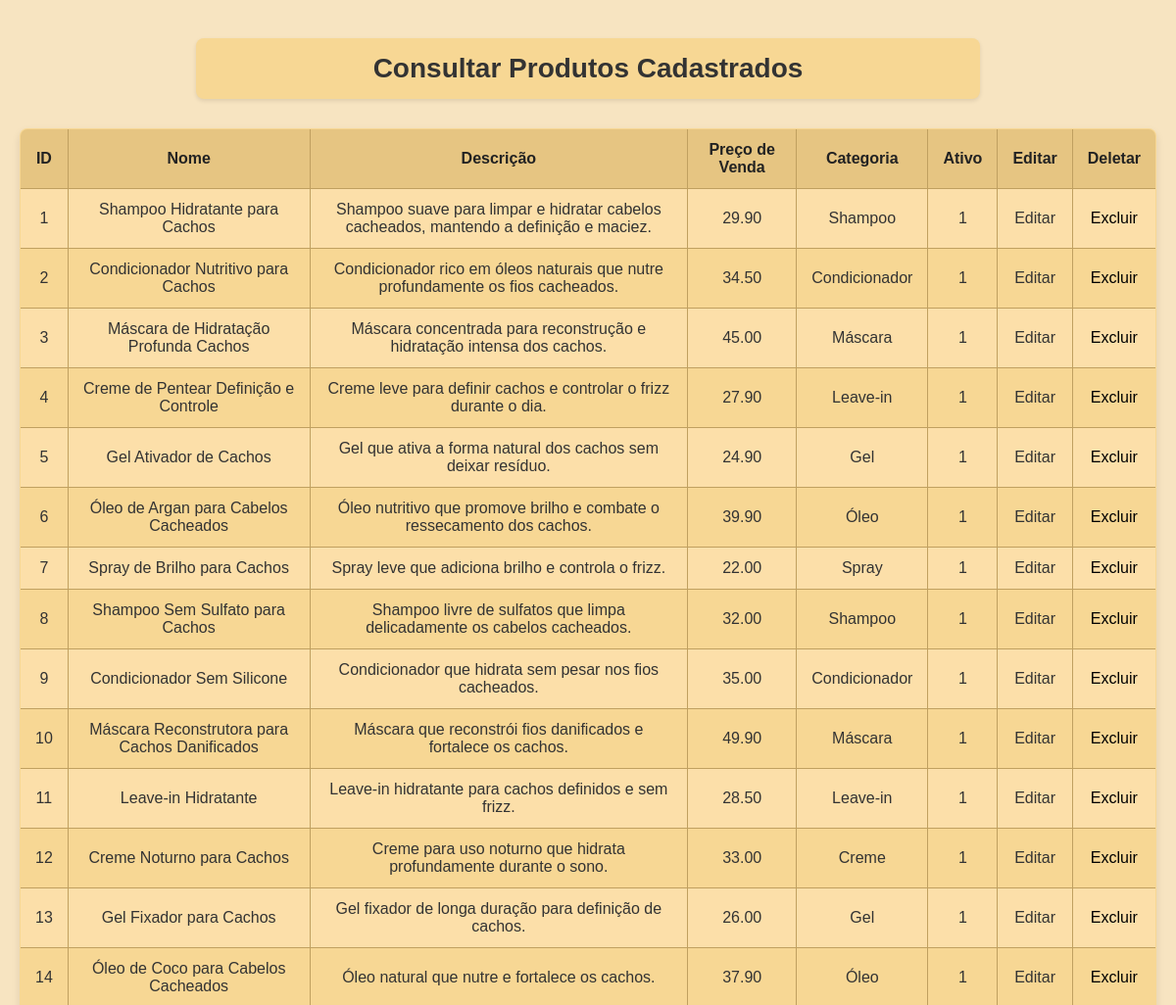
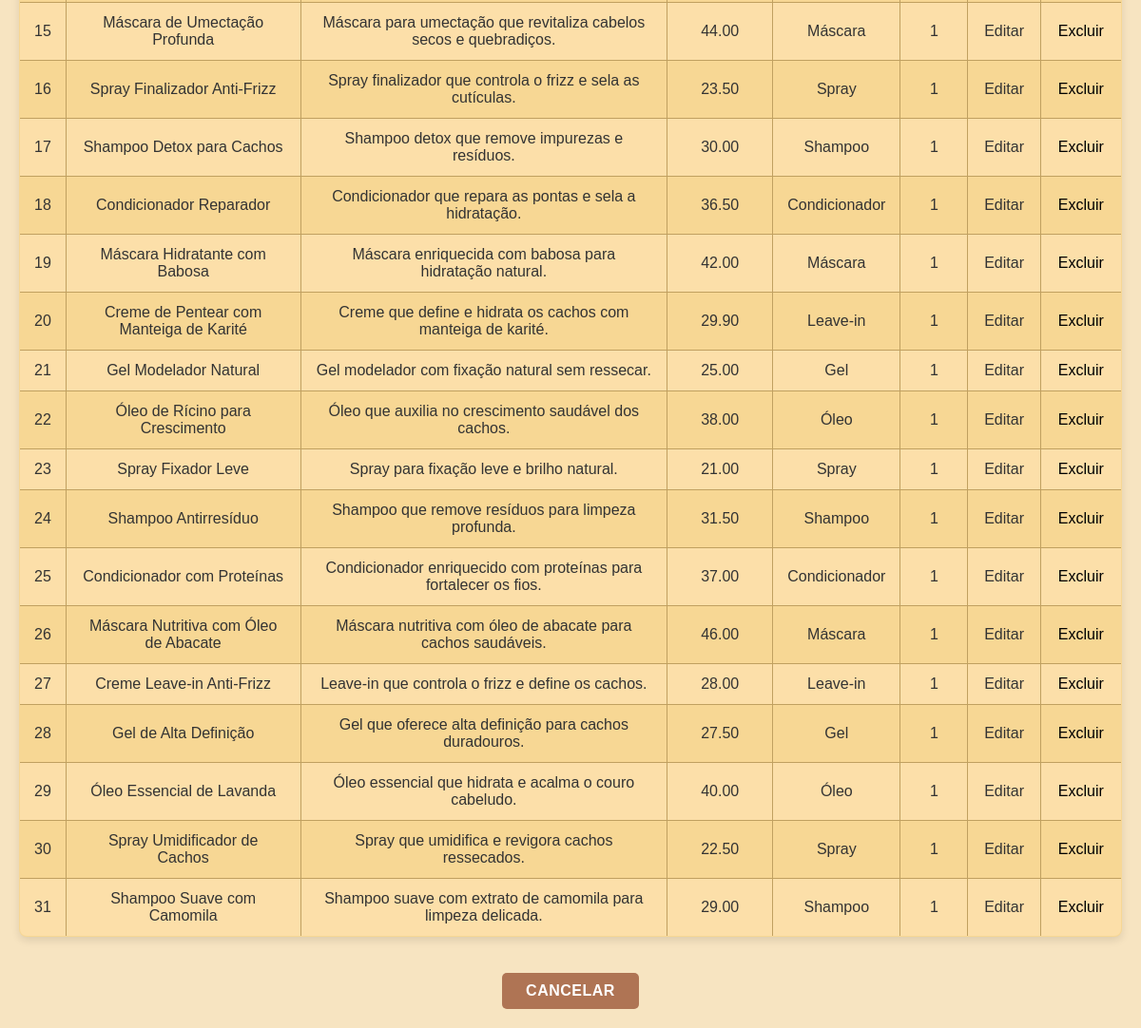
The app's page /Produto_Serviço/FormConsultarProduto.php with its own data (2 pictures, top to bottom).
### tables this page shows
CREATE TABLE IF NOT EXISTS `tb_produtos` (
  `id_produtos` INT NOT NULL AUTO_INCREMENT,
  `nome` VARCHAR(100) NOT NULL,
  `descricao` TEXT NOT NULL,
  `preco_venda` DECIMAL(10,2) NOT NULL,
  `categoria` VARCHAR(50) NOT NULL,
  `ativo` TINYINT(1) NOT NULL DEFAULT 1,
  PRIMARY KEY (`id_produtos`)
);

### Produto_Serviço/FormConsultarProduto.php (the view, shortened to what this page needs)
<!DOCTYPE html>
<html>
    <head>
        <link type="text/css" rel="stylesheet" href="../css/consultar.css">
    </head>
     <body>
                <h1>Consultar Produtos Cadastrados</h1>
                <table
                   width="100%"
                   border="1"
                   bordercolor="black"
                   cellspacing="2"
                   cellpadding="5"
                   >
                    <tr>
                        <td align="center"> <strong>ID</strong></td>
                        <td align="center"> <strong>Nome</strong></td>
                        <td align="center"> <strong>Descrição</strong></td>
                        <td align="center"> <strong>Preço de Venda</strong></td>
                        <td align="center"> <strong>Categoria</strong></td>
                        <td align="center"> <strong>Ativo</strong></td>
                        <td width="10"> <strong>Editar</strong></td>
                        <td width="10"> <strong>Deletar</strong></td>
                    </tr>
                    <?php
                        include("../conectarbd.php");
                        $selecionar= mysqli_query($conn, "SELECT * FROM tb_produtos");
                        while ($campo= mysqli_fetch_array($selecionar)){?>
                            <tr>
                                <td align="center"><?=$campo["id_produtos"]?></td>
                                <td align="center"><?=$campo["nome"]?></td>
                                <td align="center"><?=$campo["descricao"]?></td>
                                <td align="center"><?=$campo["preco_venda"]?></td>
                                <td align="center"><?=$campo["categoria"]?></td>
                                <td align="center"><?=$campo["ativo"]?></td>
                                <td align="center" ><ahref="FormEditarProduto.php?editarid=<?php echo $campo ['id_produtos'];?>">Editar</a></td>
                                <td align="center"><a href="ExcluirProduto.php?p=excluir&produto=<?php echo $campo['id_produtos'];?>">Excluir</a></td>
                            </tr>
                    <?php }?>
                </table><br>
                    <a href="../index.php"><input type="button" class="botoes" value="Cancelar"/></a>
    </body>
</html>

### css/consultar.css (style rules this page uses)
body { font-family: sans-serif; background-color: #f7e4c1; display: flex; flex-direction: column; align-items: center; min-height: 100vh; margin: 0; padding: 20px; box-sizing: border-box; }
h1 { text-align: center; color: #333; margin-bottom: 30px; font-size: 28px; padding: 15px 30px; background-color: #f7d794; border-radius: 8px; box-shadow: 0 2px 4px rgba(0, 0, 0, 0.1); max-width: 800px; width: 100%; box-sizing: border-box; }
table { background-color: #f7d794; border-collapse: collapse; margin-bottom: 20px; border: 1px solid #c0a060; border-radius: 8px; overflow: hidden; box-shadow: 0 4px 8px rgba(0, 0, 0, 0.1); }
table tr:first-child { background-color: #e6c582; }
table th, table td { padding: 12px 15px; text-align: center; border: 1px solid #c0a060; color: #333; }
table strong { color: #222; }
table tr:nth-child(even) { background-color: #fcdfa9; }
a { color: #000000; text-decoration: none; transition: color 0.2s; }
.botoes { background-color: #af7454; color: #ffffff; padding: 10px 25px; border: none; border-radius: 5px; cursor: pointer; font-size: 16px; transition: background-color 0.3s, border-color 0.3s, box-shadow 0.2s; text-transform: uppercase; font-weight: bold; letter-spacing: 0.5px; }

### records on screen
tb_produtos: id_produtos "1", nome "Shampoo Hidratante para Cachos", descricao "Shampoo suave para limpar e hidratar cabelos cacheados, mantendo a definição e maciez.", preco_venda "29.90", categoria "Shampoo", ativo "1"
tb_produtos: id_produtos "2", nome "Condicionador Nutritivo para Cachos", descricao "Condicionador rico em óleos naturais que nutre profundamente os fios cacheados.", preco_venda "34.50", categoria "Condicionador", ativo "1"
tb_produtos: id_produtos "3", nome "Máscara de Hidratação Profunda Cachos", descricao "Máscara concentrada para reconstrução e hidratação intensa dos cachos.", preco_venda "45.00", categoria "Máscara", ativo "1"
tb_produtos: id_produtos "4", nome "Creme de Pentear Definição e Controle", descricao "Creme leve para definir cachos e controlar o frizz durante o dia.", preco_venda "27.90", categoria "Leave-in", ativo "1"
tb_produtos: id_produtos "5", nome "Gel Ativador de Cachos", descricao "Gel que ativa a forma natural dos cachos sem deixar resíduo.", preco_venda "24.90", categoria "Gel", ativo "1"
tb_produtos: id_produtos "6", nome "Óleo de Argan para Cabelos Cacheados", descricao "Óleo nutritivo que promove brilho e combate o ressecamento dos cachos.", preco_venda "39.90", categoria "Óleo", ativo "1"
tb_produtos: id_produtos "7", nome "Spray de Brilho para Cachos", descricao "Spray leve que adiciona brilho e controla o frizz.", preco_venda "22.00", categoria "Spray", ativo "1"
tb_produtos: id_produtos "8", nome "Shampoo Sem Sulfato para Cachos", descricao "Shampoo livre de sulfatos que limpa delicadamente os cabelos cacheados.", preco_venda "32.00", categoria "Shampoo", ativo "1"
tb_produtos: id_produtos "9", nome "Condicionador Sem Silicone", descricao "Condicionador que hidrata sem pesar nos fios cacheados.", preco_venda "35.00", categoria "Condicionador", ativo "1"
tb_produtos: id_produtos "10", nome "Máscara Reconstrutora para Cachos Danificados", descricao "Máscara que reconstrói fios danificados e fortalece os cachos.", preco_venda "49.90", categoria "Máscara", ativo "1"
tb_produtos: id_produtos "11", nome "Leave-in Hidratante", descricao "Leave-in hidratante para cachos definidos e sem frizz.", preco_venda "28.50", categoria "Leave-in", ativo "1"
tb_produtos: id_produtos "12", nome "Creme Noturno para Cachos", descricao "Creme para uso noturno que hidrata profundamente durante o sono.", preco_venda "33.00", categoria "Creme", ativo "1"
tb_produtos: id_produtos "13", nome "Gel Fixador para Cachos", descricao "Gel fixador de longa duração para definição de cachos.", preco_venda "26.00", categoria "Gel", ativo "1"
tb_produtos: id_produtos "14", nome "Óleo de Coco para Cabelos Cacheados", descricao "Óleo natural que nutre e fortalece os cachos.", preco_venda "37.90", categoria "Óleo", ativo "1"
tb_produtos: id_produtos "15", nome "Máscara de Umectação Profunda", descricao "Máscara para umectação que revitaliza cabelos secos e quebradiços.", preco_venda "44.00", categoria "Máscara", ativo "1"
tb_produtos: id_produtos "16", nome "Spray Finalizador Anti-Frizz", descricao "Spray finalizador que controla o frizz e sela as cutículas.", preco_venda "23.50", categoria "Spray", ativo "1"
tb_produtos: id_produtos "17", nome "Shampoo Detox para Cachos", descricao "Shampoo detox que remove impurezas e resíduos.", preco_venda "30.00", categoria "Shampoo", ativo "1"
tb_produtos: id_produtos "18", nome "Condicionador Reparador", descricao "Condicionador que repara as pontas e sela a hidratação.", preco_venda "36.50", categoria "Condicionador", ativo "1"
tb_produtos: id_produtos "19", nome "Máscara Hidratante com Babosa", descricao "Máscara enriquecida com babosa para hidratação natural.", preco_venda "42.00", categoria "Máscara", ativo "1"
tb_produtos: id_produtos "20", nome "Creme de Pentear com Manteiga de Karité", descricao "Creme que define e hidrata os cachos com manteiga de karité.", preco_venda "29.90", categoria "Leave-in", ativo "1"
tb_produtos: id_produtos "21", nome "Gel Modelador Natural", descricao "Gel modelador com fixação natural sem ressecar.", preco_venda "25.00", categoria "Gel", ativo "1"
tb_produtos: id_produtos "22", nome "Óleo de Rícino para Crescimento", descricao "Óleo que auxilia no crescimento saudável dos cachos.", preco_venda "38.00", categoria "Óleo", ativo "1"
tb_produtos: id_produtos "23", nome "Spray Fixador Leve", descricao "Spray para fixação leve e brilho natural.", preco_venda "21.00", categoria "Spray", ativo "1"
tb_produtos: id_produtos "24", nome "Shampoo Antirresíduo", descricao "Shampoo que remove resíduos para limpeza profunda.", preco_venda "31.50", categoria "Shampoo", ativo "1"
tb_produtos: id_produtos "25", nome "Condicionador com Proteínas", descricao "Condicionador enriquecido com proteínas para fortalecer os fios.", preco_venda "37.00", categoria "Condicionador", ativo "1"
tb_produtos: id_produtos "26", nome "Máscara Nutritiva com Óleo de Abacate", descricao "Máscara nutritiva com óleo de abacate para cachos saudáveis.", preco_venda "46.00", categoria "Máscara", ativo "1"
tb_produtos: id_produtos "27", nome "Creme Leave-in Anti-Frizz", descricao "Leave-in que controla o frizz e define os cachos.", preco_venda "28.00", categoria "Leave-in", ativo "1"
tb_produtos: id_produtos "28", nome "Gel de Alta Definição", descricao "Gel que oferece alta definição para cachos duradouros.", preco_venda "27.50", categoria "Gel", ativo "1"
tb_produtos: id_produtos "29", nome "Óleo Essencial de Lavanda", descricao "Óleo essencial que hidrata e acalma o couro cabeludo.", preco_venda "40.00", categoria "Óleo", ativo "1"
tb_produtos: id_produtos "30", nome "Spray Umidificador de Cachos", descricao "Spray que umidifica e revigora cachos ressecados.", preco_venda "22.50", categoria "Spray", ativo "1"
tb_produtos: id_produtos "31", nome "Shampoo Suave com Camomila", descricao "Shampoo suave com extrato de camomila para limpeza delicada.", preco_venda "29.00", categoria "Shampoo", ativo "1"
